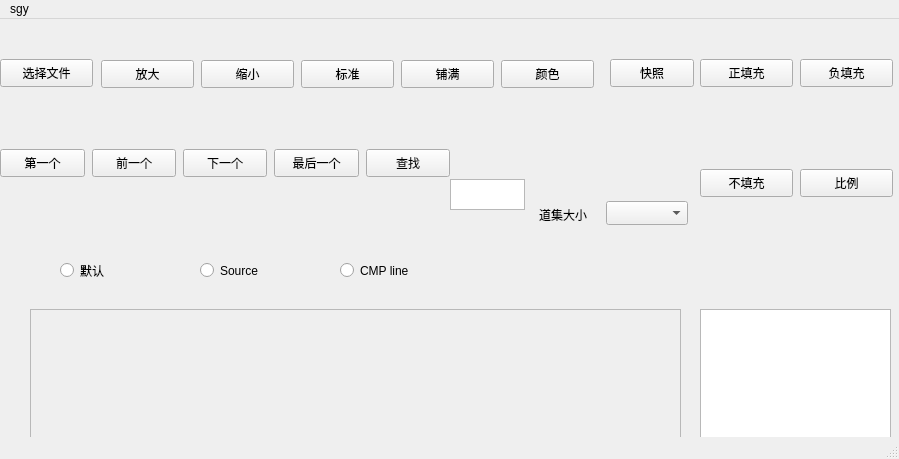
<?xml version="1.0" encoding="UTF-8"?>
<ui version="4.0">
 <class>MainWindow</class>
 <widget class="QMainWindow" name="MainWindow">
  <property name="geometry">
   <rect>
    <x>0</x>
    <y>0</y>
    <width>899</width>
    <height>459</height>
   </rect>
  </property>
  <property name="windowTitle">
   <string>MainWindow</string>
  </property>
  <widget class="QWidget" name="centralwidget">
   <widget class="QPushButton" name="pushButton_chooseFile">
    <property name="geometry">
     <rect>
      <x>0</x>
      <y>40</y>
      <width>93</width>
      <height>28</height>
     </rect>
    </property>
    <property name="text">
     <string>选择文件</string>
    </property>
   </widget>
   <widget class="QTextEdit" name="textEdit">
    <property name="geometry">
     <rect>
      <x>700</x>
      <y>290</y>
      <width>191</width>
      <height>141</height>
     </rect>
    </property>
   </widget>
   <widget class="QScrollArea" name="scrollArea">
    <property name="geometry">
     <rect>
      <x>30</x>
      <y>290</y>
      <width>651</width>
      <height>531</height>
     </rect>
    </property>
    <property name="widgetResizable">
     <bool>true</bool>
    </property>
    <widget class="QWidget" name="scrollAreaWidgetContents_2">
     <property name="geometry">
      <rect>
       <x>0</x>
       <y>0</y>
       <width>649</width>
       <height>529</height>
      </rect>
     </property>
     <widget class="QwtPlot" name="qwtPlot">
      <property name="geometry">
       <rect>
        <x>20</x>
        <y>30</y>
        <width>601</width>
        <height>481</height>
       </rect>
      </property>
     </widget>
    </widget>
   </widget>
   <widget class="QPushButton" name="pushButton_image">
    <property name="geometry">
     <rect>
      <x>610</x>
      <y>40</y>
      <width>84</width>
      <height>28</height>
     </rect>
    </property>
    <property name="text">
     <string>快照</string>
    </property>
   </widget>
   <widget class="QPushButton" name="pushButton_back">
    <property name="geometry">
     <rect>
      <x>92</x>
      <y>130</y>
      <width>84</width>
      <height>28</height>
     </rect>
    </property>
    <property name="mouseTracking">
     <bool>false</bool>
    </property>
    <property name="text">
     <string>前一个</string>
    </property>
    <property name="iconSize">
     <size>
      <width>20</width>
      <height>20</height>
     </size>
    </property>
   </widget>
   <widget class="QPushButton" name="pushButton_next">
    <property name="geometry">
     <rect>
      <x>183</x>
      <y>130</y>
      <width>84</width>
      <height>28</height>
     </rect>
    </property>
    <property name="text">
     <string>下一个</string>
    </property>
   </widget>
   <widget class="QPushButton" name="pushButton_last">
    <property name="geometry">
     <rect>
      <x>274</x>
      <y>130</y>
      <width>85</width>
      <height>28</height>
     </rect>
    </property>
    <property name="text">
     <string>最后一个</string>
    </property>
   </widget>
   <widget class="QPushButton" name="pushButton_search">
    <property name="geometry">
     <rect>
      <x>366</x>
      <y>130</y>
      <width>84</width>
      <height>28</height>
     </rect>
    </property>
    <property name="text">
     <string>查找</string>
    </property>
   </widget>
   <widget class="QTextEdit" name="textEdit_2">
    <property name="geometry">
     <rect>
      <x>450</x>
      <y>160</y>
      <width>75</width>
      <height>31</height>
     </rect>
    </property>
   </widget>
   <widget class="QLabel" name="label">
    <property name="geometry">
     <rect>
      <x>539</x>
      <y>186</y>
      <width>60</width>
      <height>19</height>
     </rect>
    </property>
    <property name="text">
     <string>道集大小</string>
    </property>
   </widget>
   <widget class="QComboBox" name="comboBox">
    <property name="geometry">
     <rect>
      <x>606</x>
      <y>182</y>
      <width>82</width>
      <height>24</height>
     </rect>
    </property>
   </widget>
   <widget class="QPushButton" name="pushButton_first">
    <property name="geometry">
     <rect>
      <x>0</x>
      <y>130</y>
      <width>85</width>
      <height>28</height>
     </rect>
    </property>
    <property name="text">
     <string>第一个</string>
    </property>
   </widget>
   <widget class="QPushButton" name="pushButton_fill_fu">
    <property name="geometry">
     <rect>
      <x>800</x>
      <y>40</y>
      <width>93</width>
      <height>28</height>
     </rect>
    </property>
    <property name="text">
     <string>负填充</string>
    </property>
   </widget>
   <widget class="QPushButton" name="pushButton_fill_zh">
    <property name="geometry">
     <rect>
      <x>700</x>
      <y>40</y>
      <width>93</width>
      <height>28</height>
     </rect>
    </property>
    <property name="text">
     <string>正填充</string>
    </property>
   </widget>
   <widget class="QPushButton" name="pushButton_fill_no">
    <property name="geometry">
     <rect>
      <x>700</x>
      <y>150</y>
      <width>93</width>
      <height>28</height>
     </rect>
    </property>
    <property name="text">
     <string>不填充</string>
    </property>
   </widget>
   <widget class="QPushButton" name="pushButton">
    <property name="geometry">
     <rect>
      <x>800</x>
      <y>150</y>
      <width>93</width>
      <height>28</height>
     </rect>
    </property>
    <property name="text">
     <string>比例</string>
    </property>
   </widget>
   <widget class="QPushButton" name="pushButton_color">
    <property name="geometry">
     <rect>
      <x>501</x>
      <y>41</y>
      <width>93</width>
      <height>28</height>
     </rect>
    </property>
    <property name="text">
     <string>颜色</string>
    </property>
   </widget>
   <widget class="QPushButton" name="pushButton_originalSize">
    <property name="geometry">
     <rect>
      <x>301</x>
      <y>41</y>
      <width>93</width>
      <height>28</height>
     </rect>
    </property>
    <property name="text">
     <string>标准</string>
    </property>
   </widget>
   <widget class="QPushButton" name="pushButton_add">
    <property name="geometry">
     <rect>
      <x>101</x>
      <y>41</y>
      <width>93</width>
      <height>28</height>
     </rect>
    </property>
    <property name="text">
     <string>放大</string>
    </property>
   </widget>
   <widget class="QPushButton" name="pushButton_overscan">
    <property name="geometry">
     <rect>
      <x>401</x>
      <y>41</y>
      <width>93</width>
      <height>28</height>
     </rect>
    </property>
    <property name="text">
     <string>铺满</string>
    </property>
   </widget>
   <widget class="QPushButton" name="pushButton_minus">
    <property name="geometry">
     <rect>
      <x>201</x>
      <y>41</y>
      <width>93</width>
      <height>28</height>
     </rect>
    </property>
    <property name="text">
     <string>缩小</string>
    </property>
   </widget>
   <widget class="QRadioButton" name="radioButton_1">
    <property name="geometry">
     <rect>
      <x>60</x>
      <y>240</y>
      <width>115</width>
      <height>23</height>
     </rect>
    </property>
    <property name="text">
     <string>默认</string>
    </property>
   </widget>
   <widget class="QRadioButton" name="radioButton_2">
    <property name="geometry">
     <rect>
      <x>200</x>
      <y>240</y>
      <width>115</width>
      <height>23</height>
     </rect>
    </property>
    <property name="text">
     <string>Source</string>
    </property>
   </widget>
   <widget class="QRadioButton" name="radioButton_3">
    <property name="geometry">
     <rect>
      <x>340</x>
      <y>240</y>
      <width>115</width>
      <height>23</height>
     </rect>
    </property>
    <property name="text">
     <string>CMP line</string>
    </property>
   </widget>
  </widget>
  <widget class="QMenuBar" name="menubar">
   <property name="geometry">
    <rect>
     <x>0</x>
     <y>0</y>
     <width>899</width>
     <height>25</height>
    </rect>
   </property>
   <widget class="QMenu" name="menusgy">
    <property name="title">
     <string>sgy</string>
    </property>
   </widget>
   <addaction name="menusgy"/>
  </widget>
  <widget class="QStatusBar" name="statusbar"/>
 </widget>
 <customwidgets>
  <customwidget>
   <class>QwtPlot</class>
   <extends>QFrame</extends>
   <header>qwt_plot.h</header>
   <container>1</container>
  </customwidget>
 </customwidgets>
 <resources/>
 <connections/>
</ui>
